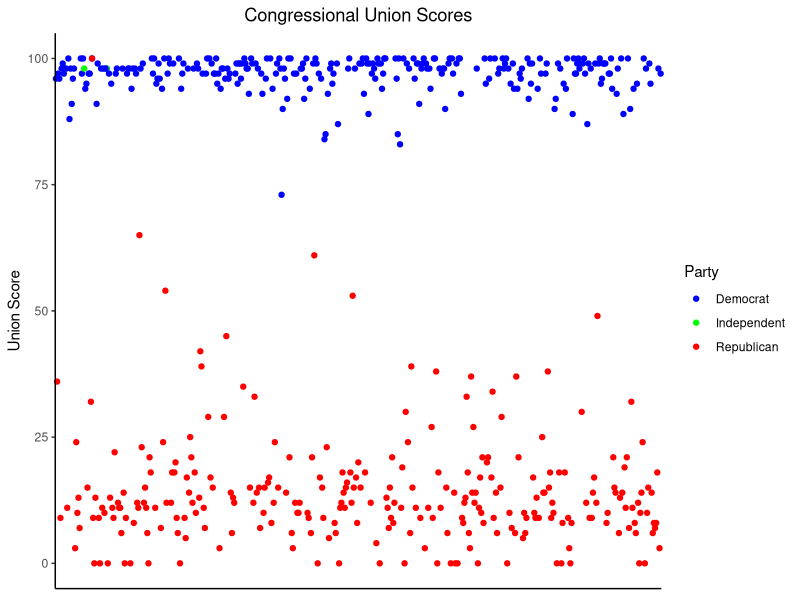

Generate this figure with R: (Note: this script raises an error after producing the figure.)
## ---- chunk 1
#| echo: false
#| message: false

# This chunk loads any packages we need.
# Because "message: false", any R messages from this chunk do not appear in our paper.

library(kableExtra)
library(parameters)
library(tidyverse)
library(ggplot2)
## ---- chunk 2
individuals = read_csv("./analysis/individual_communities_and_scores.csv", show_col_types = FALSE)
individuals = individuals %>% 
  mutate(party = str_sub(congresspeople, -2, -2)) %>% 
  mutate(community = paste("Community", community))

individuals = individuals %>% 
  drop_na() %>% 
  rename(score = score1) %>% 
  rename(lifetime_score = lifetime_score1)

ggplot(individuals, mapping = aes(x = name, y = lifetime_score, color = party))+
  theme_classic()+
  geom_point() +
  coord_cartesian(clip = "off")+
  scale_color_manual(breaks = c("D", "I", "R"), 
                    values = c("blue", "green", "red"),
                    labels=c("Democrat", "Independent", "Republican")) + 
  labs(title = "Congressional Union Scores",
       y = "Union Score")+
  guides(color = guide_legend(title = "Party"))+
  theme(axis.title.x = element_blank(),
        axis.ticks.x = element_blank(),
        axis.text.x = element_blank(),
        plot.title = element_text(hjust=0.5))

## ---- chunk 3
individual_naming = function(community){
  if(community == 1){
    return("Major Fundraisers")
  }else if(community == 2){
    return("Extreme Ideological Statements")
  }else if (community == 3){
    return("The Fringe")
  }else if( community == 4){
    return("The Battleground")
  }else{
    return(paste("Community ", community))
  }
}

pac_naming = function(community){
  if(community == 1){
    return("Battleground Senators")
  }else if(community == 2){
    return("New Era Conservatives")
  }else if (community == 3){
    return("Range Senators")
  }else if( community == 4){
    return("Catch All")
  }else if(community == 6){
    return("Centrist House Members")
  } else{
    return(paste("Community ", community))
  }
}

individuals = read_csv("./analysis/individual_communities_and_scores.csv", show_col_types = FALSE)
pacs = read_csv("./analysis/pac_communities_and_scores.csv", show_col_types = FALSE)
individuals = individuals %>% 
  mutate(party = str_sub(congresspeople, -2, -2)) %>% 
  mutate(community = individual_naming(community))

individuals = individuals %>% 
  drop_na() %>% 
  rename(score = score1) %>% 
  rename(lifetime_score = lifetime_score1)

pacs = pacs %>% 
  drop_na() %>% 
  rename(score = score1) %>% 
  rename(lifetime_score = lifetime_score1) %>% 
  mutate(community = pac_naming(community))

cold_colors <- c("#078D70", "#26CEAA", "#98E8C1", "#7BADE2")
warm_colors <- c("#D52D00", "#EF7627", "#FF9A56", "#D162A4")
warm_colors2 <- c("#D52D00", "#EF7627", "#D162A4", "#B55690", "#A30262", "#5C0029", "#2D080A", "#7C3626", "#FF9A56")

## ---- chunk 4
ggplot(individuals, mapping = aes(x = lifetime_score))+
  theme_bw()+
  geom_histogram(fill="#7BADE2")+
  ggtitle("Individual Union Scores by Community")+
  labs(y = "Number of Congresspeople", x = "Union Score")+
  theme(plot.title = element_text(hjust=0.5),
        strip.background =element_rect(fill="#5988ba"),
        strip.text = element_text(colour = 'white'))+
  facet_wrap(~community)
## ---- chunk 5
ggplot(pacs, mapping = aes(x = lifetime_score))+
  theme_bw()+
  geom_histogram(fill=warm_colors[1])+
  ggtitle("PAC Union Scores by Community")+
  labs(y = "Number of Congresspeople", x = "Union Score")+
  theme(plot.title = element_text(hjust=0.5),
        strip.background =element_rect(fill="#9c2302"),
        strip.text = element_text(colour = 'white'))+
  facet_wrap(~community)

## ---- chunk 6
ggplot(individuals, mapping = aes(x = community, y = lifetime_score, fill=community))+
  scale_fill_manual(values = cold_colors) +
  geom_boxplot(alpha=1, show.legend = FALSE)+ #alpha is transparency
  labs(title = "Union Score Distributions by Individual Donation Community",
       x = "Walktrap Community",
       y = "Lifetime Union Score")+
  theme_bw()+
  theme(plot.title = element_text(hjust = 0.5))
  
## ---- chunk 7
ggplot(pacs, mapping = aes(x = community, y = lifetime_score, fill=community))+
  scale_fill_manual(values = warm_colors2) +
  geom_boxplot(alpha=1, show.legend = FALSE)+ #alpha is transparency
  labs(title = "Lifetime Union Score Distributions by PAC Donation Community",
       x = "Walktrap Community",
       y = "Lifetime Union Score")+
  guides(x = guide_axis(angle=45))+
  theme_bw()+
  theme(plot.title = element_text(hjust = 0.5))

## ---- chunk 8
individual_means = individuals %>% 
  group_by(community) %>% 
  summarize(community_mean = mean(lifetime_score))

  ggplot(individual_means, mapping = aes(x = reorder(community, -community_mean), y = community_mean, fill = community))+
    theme_bw()+
    theme(plot.title = element_text(hjust=0.5),
          text=element_text(size=16, family="sans"))+
    scale_fill_manual(values=cold_colors)+
    ggtitle("Individual Network Mean Union Scores")+
    labs(y = "Mean Union Score", x = "Walktrap Community")+
    geom_bar(stat="identity", show.legend = FALSE, color="black")
## ---- chunk 9
individual_anova = aov(lifetime_score ~ community, data = individuals)
summary(individual_anova)

## ---- chunk 10
pacs = pacs %>% 
  group_by(community) %>%
  filter(community != "Community 5") %>%
  filter(community != "Community 2") %>% 
  filter(community != "Community 7") %>% 
  filter(community != "Community 8") %>%
  filter(community != "Community 9") 

pacs_means = pacs %>% 
  summarize(community_mean = mean(lifetime_score))

ggplot(pacs_means, mapping = aes(x = reorder(community, -community_mean), y = community_mean, fill = community))+
  theme_bw()+
  theme(plot.title = element_text(hjust=0.5),
        text=element_text(size=16,  family="sans"))+
  scale_fill_manual(values=warm_colors)+
  ggtitle("PACs Network Mean Union Scores")+
  labs(y = "Mean Union Score", x = "Walktrap Community")+
  geom_bar(stat="identity", show.legend = FALSE, color="black")

## ---- chunk 11
pacs_anova = aov(lifetime_score ~ community, data = pacs)
summary(pacs_anova)
